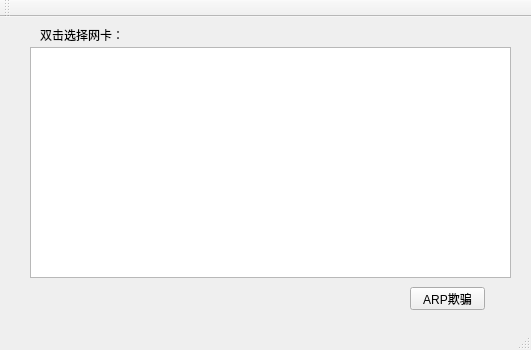
<?xml version="1.0" encoding="UTF-8"?>
<ui version="4.0">
 <class>MainWindow</class>
 <widget class="QMainWindow" name="MainWindow">
  <property name="geometry">
   <rect>
    <x>0</x>
    <y>0</y>
    <width>531</width>
    <height>350</height>
   </rect>
  </property>
  <property name="windowTitle">
   <string>MainWindow</string>
  </property>
  <widget class="QWidget" name="centralWidget">
   <widget class="QLabel" name="label">
    <property name="geometry">
     <rect>
      <x>40</x>
      <y>10</y>
      <width>91</width>
      <height>16</height>
     </rect>
    </property>
    <property name="text">
     <string>双击选择网卡：</string>
    </property>
   </widget>
   <widget class="QTableWidget" name="tableWidget">
    <property name="geometry">
     <rect>
      <x>30</x>
      <y>30</y>
      <width>481</width>
      <height>231</height>
     </rect>
    </property>
   </widget>
   <widget class="QPushButton" name="pushButton">
    <property name="geometry">
     <rect>
      <x>410</x>
      <y>270</y>
      <width>75</width>
      <height>23</height>
     </rect>
    </property>
    <property name="text">
     <string>ARP欺骗</string>
    </property>
   </widget>
  </widget>
  <widget class="QMenuBar" name="menuBar">
   <property name="geometry">
    <rect>
     <x>0</x>
     <y>0</y>
     <width>531</width>
     <height>23</height>
    </rect>
   </property>
  </widget>
  <widget class="QToolBar" name="mainToolBar">
   <attribute name="toolBarArea">
    <enum>TopToolBarArea</enum>
   </attribute>
   <attribute name="toolBarBreak">
    <bool>false</bool>
   </attribute>
  </widget>
  <widget class="QStatusBar" name="statusBar"/>
 </widget>
 <layoutdefault spacing="6" margin="11"/>
 <resources/>
 <connections/>
</ui>
